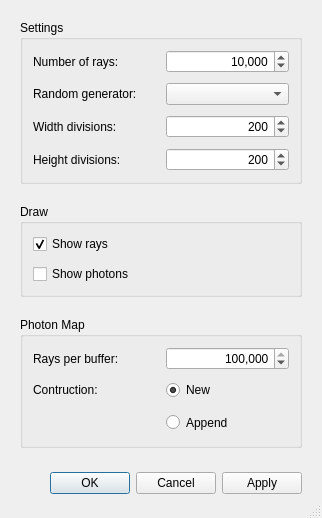
<?xml version="1.0" encoding="UTF-8"?>
<ui version="4.0">
 <class>RayTraceDialog</class>
 <widget class="QDialog" name="RayTraceDialog">
  <property name="geometry">
   <rect>
    <x>0</x>
    <y>0</y>
    <width>322</width>
    <height>518</height>
   </rect>
  </property>
  <property name="windowTitle">
   <string>Options</string>
  </property>
  <property name="sizeGripEnabled">
   <bool>true</bool>
  </property>
  <layout class="QVBoxLayout" name="verticalLayout">
   <property name="spacing">
    <number>20</number>
   </property>
   <property name="leftMargin">
    <number>20</number>
   </property>
   <property name="topMargin">
    <number>20</number>
   </property>
   <property name="rightMargin">
    <number>20</number>
   </property>
   <property name="bottomMargin">
    <number>20</number>
   </property>
   <item>
    <widget class="QGroupBox" name="settingsGroup">
     <property name="title">
      <string>Settings</string>
     </property>
     <layout class="QGridLayout" name="settingsLayout">
      <property name="leftMargin">
       <number>10</number>
      </property>
      <property name="topMargin">
       <number>10</number>
      </property>
      <property name="rightMargin">
       <number>10</number>
      </property>
      <property name="bottomMargin">
       <number>10</number>
      </property>
      <property name="spacing">
       <number>10</number>
      </property>
      <item row="0" column="0">
       <widget class="QLabel" name="numberRaysLabel">
        <property name="minimumSize">
         <size>
          <width>0</width>
          <height>0</height>
         </size>
        </property>
        <property name="text">
         <string>Number of rays:</string>
        </property>
       </widget>
      </item>
      <item row="0" column="1">
       <widget class="QSpinBox" name="raysSpinBox">
        <property name="minimumSize">
         <size>
          <width>0</width>
          <height>0</height>
         </size>
        </property>
        <property name="layoutDirection">
         <enum>Qt::LeftToRight</enum>
        </property>
        <property name="alignment">
         <set>Qt::AlignRight|Qt::AlignTrailing|Qt::AlignVCenter</set>
        </property>
        <property name="showGroupSeparator" stdset="0">
         <bool>true</bool>
        </property>
        <property name="minimum">
         <number>1</number>
        </property>
        <property name="maximum">
         <number>999999999</number>
        </property>
        <property name="singleStep">
         <number>10000</number>
        </property>
        <property name="value">
         <number>10000</number>
        </property>
       </widget>
      </item>
      <item row="2" column="0">
       <widget class="QLabel" name="randomLabel">
        <property name="minimumSize">
         <size>
          <width>0</width>
          <height>0</height>
         </size>
        </property>
        <property name="text">
         <string>Random generator:</string>
        </property>
       </widget>
      </item>
      <item row="2" column="1">
       <widget class="QComboBox" name="randomCombo">
        <property name="minimumSize">
         <size>
          <width>0</width>
          <height>0</height>
         </size>
        </property>
        <property name="sizeAdjustPolicy">
         <enum>QComboBox::AdjustToContentsOnFirstShow</enum>
        </property>
       </widget>
      </item>
      <item row="6" column="1">
       <widget class="QSpinBox" name="heightDivisionsSpinBox">
        <property name="alignment">
         <set>Qt::AlignRight|Qt::AlignTrailing|Qt::AlignVCenter</set>
        </property>
        <property name="minimum">
         <number>1</number>
        </property>
        <property name="maximum">
         <number>5000</number>
        </property>
        <property name="singleStep">
         <number>50</number>
        </property>
        <property name="value">
         <number>200</number>
        </property>
       </widget>
      </item>
      <item row="6" column="0">
       <widget class="QLabel" name="heightdivisionsQLabel">
        <property name="text">
         <string>Height divisions:</string>
        </property>
       </widget>
      </item>
      <item row="5" column="1">
       <widget class="QSpinBox" name="widthDivisionsSpinBox">
        <property name="alignment">
         <set>Qt::AlignRight|Qt::AlignTrailing|Qt::AlignVCenter</set>
        </property>
        <property name="minimum">
         <number>1</number>
        </property>
        <property name="maximum">
         <number>5000</number>
        </property>
        <property name="singleStep">
         <number>50</number>
        </property>
        <property name="value">
         <number>200</number>
        </property>
       </widget>
      </item>
      <item row="5" column="0">
       <widget class="QLabel" name="widthdivisionsQLabel">
        <property name="text">
         <string>Width divisions:</string>
        </property>
       </widget>
      </item>
     </layout>
    </widget>
   </item>
   <item>
    <widget class="QGroupBox" name="drawBox">
     <property name="sizePolicy">
      <sizepolicy hsizetype="Preferred" vsizetype="Fixed">
       <horstretch>0</horstretch>
       <verstretch>0</verstretch>
      </sizepolicy>
     </property>
     <property name="title">
      <string>Draw</string>
     </property>
     <layout class="QGridLayout" name="drawLayout">
      <property name="leftMargin">
       <number>10</number>
      </property>
      <property name="topMargin">
       <number>10</number>
      </property>
      <property name="rightMargin">
       <number>10</number>
      </property>
      <property name="bottomMargin">
       <number>10</number>
      </property>
      <property name="spacing">
       <number>10</number>
      </property>
      <item row="0" column="0">
       <widget class="QCheckBox" name="showRaysCheck">
        <property name="text">
         <string>Show rays</string>
        </property>
        <property name="checkable">
         <bool>true</bool>
        </property>
        <property name="checked">
         <bool>true</bool>
        </property>
       </widget>
      </item>
      <item row="1" column="0">
       <widget class="QCheckBox" name="showPhotonsCheck">
        <property name="minimumSize">
         <size>
          <width>0</width>
          <height>0</height>
         </size>
        </property>
        <property name="text">
         <string>Show photons</string>
        </property>
       </widget>
      </item>
     </layout>
    </widget>
   </item>
   <item>
    <widget class="QGroupBox" name="photonmapGroup">
     <property name="title">
      <string>Photon Map</string>
     </property>
     <layout class="QGridLayout" name="photonMapLayout">
      <property name="leftMargin">
       <number>10</number>
      </property>
      <property name="topMargin">
       <number>10</number>
      </property>
      <property name="rightMargin">
       <number>10</number>
      </property>
      <property name="bottomMargin">
       <number>10</number>
      </property>
      <property name="spacing">
       <number>10</number>
      </property>
      <item row="1" column="1">
       <widget class="QRadioButton" name="newMapRadio">
        <property name="minimumSize">
         <size>
          <width>0</width>
          <height>0</height>
         </size>
        </property>
        <property name="text">
         <string>New</string>
        </property>
        <property name="checked">
         <bool>true</bool>
        </property>
       </widget>
      </item>
      <item row="0" column="1">
       <widget class="QSpinBox" name="bufferSizeSpin">
        <property name="sizePolicy">
         <sizepolicy hsizetype="Preferred" vsizetype="Fixed">
          <horstretch>0</horstretch>
          <verstretch>0</verstretch>
         </sizepolicy>
        </property>
        <property name="alignment">
         <set>Qt::AlignRight|Qt::AlignTrailing|Qt::AlignVCenter</set>
        </property>
        <property name="showGroupSeparator" stdset="0">
         <bool>true</bool>
        </property>
        <property name="minimum">
         <number>1</number>
        </property>
        <property name="maximum">
         <number>999999999</number>
        </property>
        <property name="singleStep">
         <number>100000</number>
        </property>
        <property name="value">
         <number>5000000</number>
        </property>
       </widget>
      </item>
      <item row="1" column="0">
       <widget class="QLabel" name="constructionLabel">
        <property name="minimumSize">
         <size>
          <width>0</width>
          <height>0</height>
         </size>
        </property>
        <property name="text">
         <string>Contruction:</string>
        </property>
       </widget>
      </item>
      <item row="2" column="1">
       <widget class="QRadioButton" name="increaseMapRadio">
        <property name="minimumSize">
         <size>
          <width>0</width>
          <height>25</height>
         </size>
        </property>
        <property name="text">
         <string>Append</string>
        </property>
       </widget>
      </item>
      <item row="0" column="0">
       <widget class="QLabel" name="raysperbufferLabel">
        <property name="text">
         <string>Rays per buffer:</string>
        </property>
       </widget>
      </item>
     </layout>
    </widget>
   </item>
   <item>
    <widget class="QDialogButtonBox" name="buttonBox">
     <property name="minimumSize">
      <size>
       <width>0</width>
       <height>30</height>
      </size>
     </property>
     <property name="standardButtons">
      <set>QDialogButtonBox::Apply|QDialogButtonBox::Cancel|QDialogButtonBox::Ok</set>
     </property>
    </widget>
   </item>
  </layout>
 </widget>
 <tabstops>
  <tabstop>raysSpinBox</tabstop>
  <tabstop>randomCombo</tabstop>
  <tabstop>newMapRadio</tabstop>
  <tabstop>increaseMapRadio</tabstop>
  <tabstop>buttonBox</tabstop>
 </tabstops>
 <resources/>
 <connections>
  <connection>
   <sender>buttonBox</sender>
   <signal>accepted()</signal>
   <receiver>RayTraceDialog</receiver>
   <slot>accept()</slot>
   <hints>
    <hint type="sourcelabel">
     <x>143</x>
     <y>322</y>
    </hint>
    <hint type="destinationlabel">
     <x>179</x>
     <y>175</y>
    </hint>
   </hints>
  </connection>
  <connection>
   <sender>buttonBox</sender>
   <signal>rejected()</signal>
   <receiver>RayTraceDialog</receiver>
   <slot>reject()</slot>
   <hints>
    <hint type="sourcelabel">
     <x>143</x>
     <y>322</y>
    </hint>
    <hint type="destinationlabel">
     <x>179</x>
     <y>175</y>
    </hint>
   </hints>
  </connection>
 </connections>
</ui>
